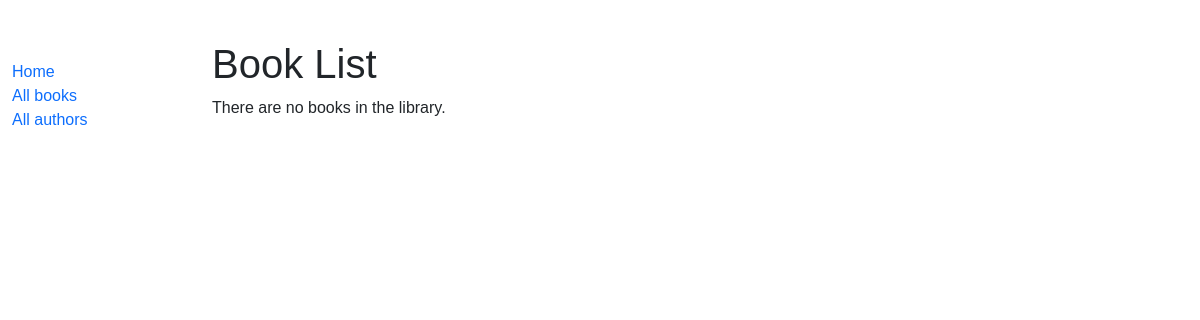
Before: /catalog/books/ with the older database file.
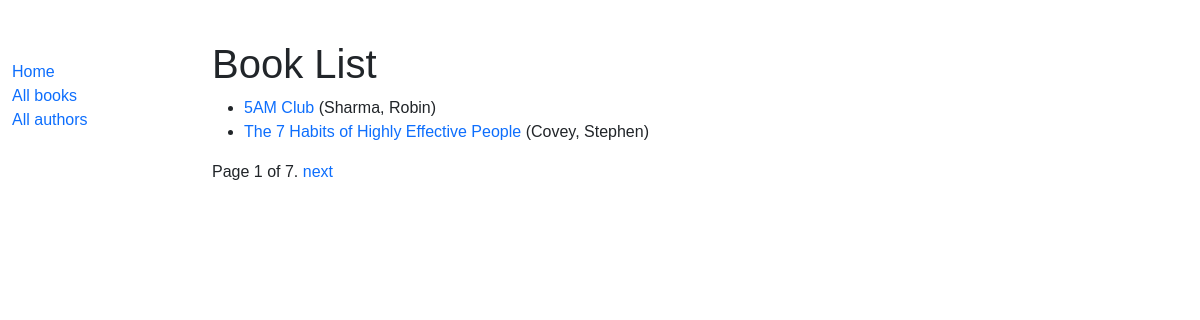
After: the same page with the newer database file.
### catalog/models.py (models this page shows, shortened)
class Book(models.Model):
    title = models.CharField(max_length = 200)
    author = models.ForeignKey('Author', on_delete=models.SET_NULL, null=True)
    summary = models.TextField(max_length=1000, help_text = 'Enter a brief description of the book')
    isbn = models.CharField('ISBN', max_length = 13, unique = True, help_text = '13 Character <a href="https://www.isbn-international.org/content/what-isbn">ISBN number</a>')
    genre = models.ManyToManyField(Genre, help_text='Select a genre for this book')
    language = models.ForeignKey('Language', on_delete=models.SET_NULL, null=True)
    def get_absolute_url(self):
        return reverse("book_detail", args=[str(self.id)])
    def display_genre(self):
        return ', '.join(genre.name for genre in self.genre.all()[:3])
    display_genre.short_description = 'Genre'

class Author(models.Model):
    first_name = models.CharField(max_length=100)
    last_name = models.CharField(max_length=100)
    date_of_birth = models.DateField(null=True, blank=True)
    date_of_death = models.DateField('Died', null=True, blank=True)
    class Meta:
        ordering = ['last_name', 'first_name']
    def __str__(self):
        return f'{self.last_name}, {self.first_name}'

### catalog/views.py (the view)
# urls.py: path('books/', views.BookListView.as_view(), name='books'),
class BookListView(generic.ListView):
    model = Book
    paginate_by = 2

### catalog/templates/catalog/book_list.html (shortened to what this page needs)
{% extends "base_generic.html" %}
{% block content %}
  <h1>Book List</h1>
  {% if book_list %}
  <ul>
    {% for book in book_list %}
      <li>
        <a href="{{ book.get_absolute_url }}">{{ book.title }}</a> ({{book.author}})
      </li>
    {% endfor %}
  </ul>
  {% else %}
    <p>There are no books in the library.</p>
  {% endif %}
{% endblock %}

Changed rows visible on the page:
added Book: title "5AM Club", author "Sharma, Robin"
added Book: title "The 7 Habits of Highly Effective People", author "Covey, Stephen"
Other visible differences:
{{ page_obj.number }}: (not shown) → "1"
{{ page_obj.paginator.num_pages }}: (not shown) → "7"
text no longer shown: "There are no books in the library."
text now shown: "Page of . next"
